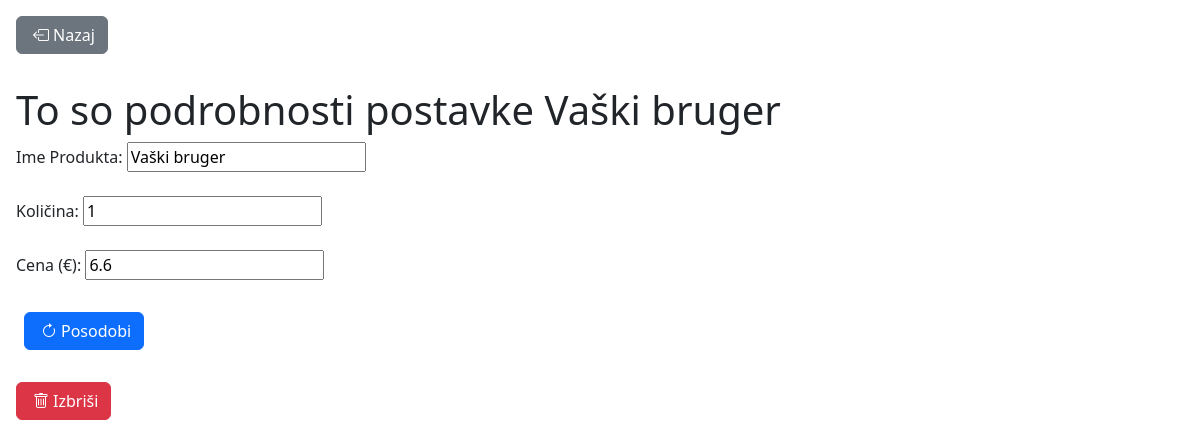
The app's page /racuni/3d820ba7-00fc-e254-df7b-d2dbf540e78e/387 with its own data.
### racuni/models.py (models this page shows, shortened)
class Product(models.Model):
    bill = models.ForeignKey(Bill, on_delete=models.CASCADE)
    product_title = models.CharField(max_length=200)
    quantity = models.IntegerField()
    value = models.FloatField()

### racuni/views.py (the view, shortened to what this page needs)
# urls.py: path('<str:bill_id>/<int:pk>', views.ProductsDetailsView.as_view(), name='product-details'),
class ProductsDetailsView(FormMixin, generic.DetailView):
    model = Product
    template_name = 'racuni/product_details.html'
    form_class = ProductDetailsForm
    def get_initial(self):
        obj = self.get_object()
        return {'product_title': obj.product_title, 'quantity': obj.quantity, 'value': obj.value}

### racuni/forms.py
class ProductDetailsForm(forms.Form):
    product_title = forms.CharField(label="Ime Produkta", max_length=200)
    quantity = forms.IntegerField(label="Količina")
    value = forms.FloatField(label="Cena (€)")

### racuni/templates/racuni/product_details.html (shortened to what this page needs)
<!DOCTYPE html>
<html lang="en">
<head>
    <link rel="stylesheet" href="https://cdn.jsdelivr.net/npm/bootstrap@5.2.0-beta1/dist/css/bootstrap.min.css">
    <link rel="stylesheet" href="https://cdn.jsdelivr.net/npm/bootstrap-icons@1.9.1/font/bootstrap-icons.css">
</head>
<body>
<a href="{% url 'bill-details' product.bill_id %}"class="btn btn-secondary m-3"><i class="bi bi-box-arrow-left m-1"></i>Nazaj</a>
<div class="m-3">
<h1>To so podrobnosti postavke {{ product.product_title }}</h1>
<form method="post">
    {% for field in form %}
        {{ field.label_tag }}
        {{ field }}<br><br>
    {% endfor %}
<button type="submit" class="btn btn-primary m-2"><i class="bi bi-arrow-clockwise m-1"></i>Posodobi</button>
</form><br>
<a href="{% url 'product-delete' product.bill_id product.pk %}" class="btn btn-danger"><i class="bi bi-trash m-1"></i>Izbriši</a>
</div>
</body>
</html>

### records on screen
Product: product_title "Vaški bruger", form "Vaški bruger" "1" "6.6"

### other values on screen
{{ field.label_tag }} "Ime Produkta:" "Količina:" "Cena (€):"
